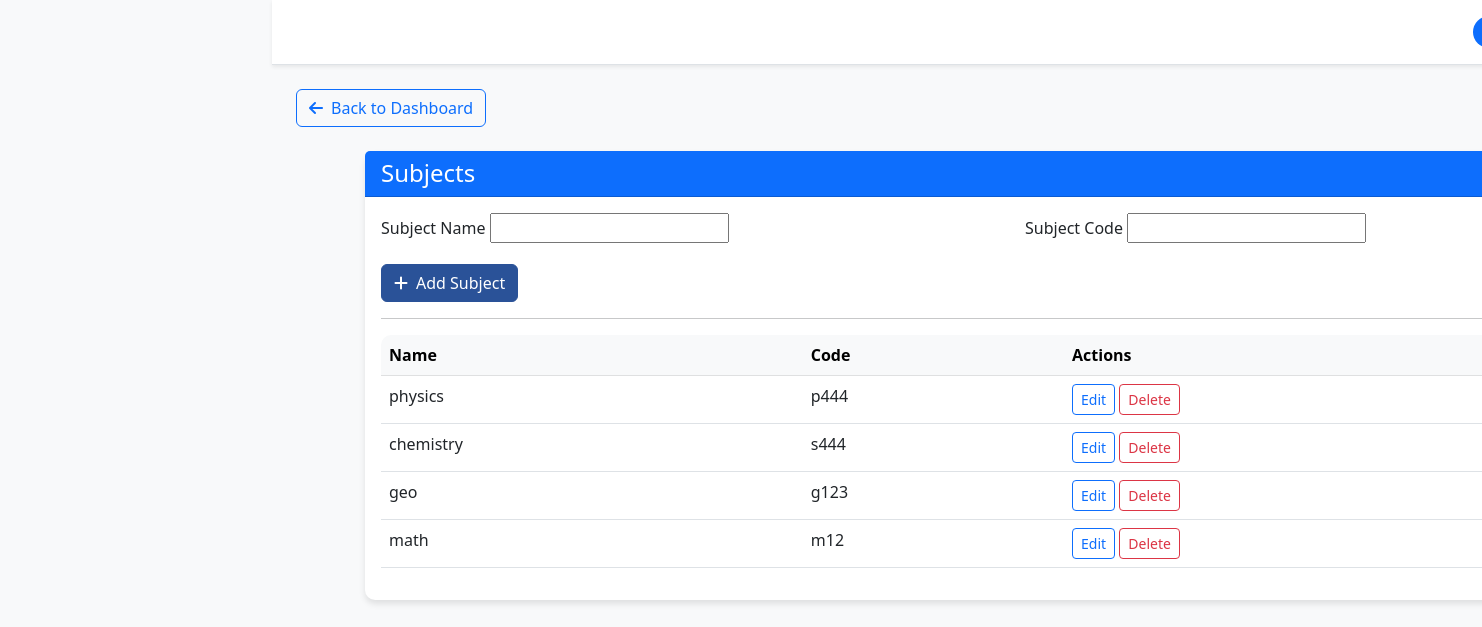
/primary_dashboard/subjects/ (signed in), run on the app's committed database.
### primary_dashboard/models.py (models this page shows, shortened)
class Subject(models.Model):
    name = models.CharField(max_length=50)
    code = models.CharField(max_length=10, unique=True)

### primary_dashboard/views.py (the view)
# urls.py: path('subjects/', subjects_view, name='subjects'),
@login_required
def subjects_view(request):
    teacher = request.user
    if request.method == 'POST':
        form = SubjectForm(request.POST)
        if form.is_valid():
            form.save()
            messages.success(request, 'Subject added successfully!')
            return redirect('primary_dashboard:subjects')
    else:
        form = SubjectForm()
    subjects = Subject.objects.all()
    return render(request, 'primary_dashboard/subjects.html', {'form': form, 'subjects': subjects})

### primary_dashboard/forms.py
class SubjectForm(forms.ModelForm):
    class Meta:
        model = Subject
        fields = ['name', 'code']

### primary_dashboard/context_processors.py (called while the page is built)
def classes_context(request):
    classes = Class.objects.all()
    return {'classes': classes}

def teacher_context(request):
    teachers = User.objects.filter(groups__name='Teachers')
    total_teachers = teachers.count()
    return {
        'teachers': teachers,
        'total_teachers': total_teachers
    }

def unread_notifications(request):
    if not request.user.is_authenticated:
        return {'unread_notifications': 0, 'primary_unread': 0, 'secondary_unread': 0}
    try:
        from .models import Notification as PrimaryNotification
        from secondary_dashboard.models import Notification as SecondaryNotification
        primary_unread = PrimaryNotification.objects.filter(is_active=True).exclude(read_by=request.user).count()
        secondary_unread = SecondaryNotification.objects.filter(is_active=True).exclude(read_by=request.user).count()
        total = primary_unread + secondary_unread
    except Exception:
        primary_unread = 0
        secondary_unread = 0
        total = 0
    return {
        'unread_notifications': total,
        'primary_unread': primary_unread,
        'secondary_unread': secondary_unread,
    }

### secondary_dashboard/context_processors.py (called while the page is built)
def secondary_teachers(request):
    teachers = Teacher.objects.filter(school_level='secondary').order_by('first_name', 'last_name')
    return {'secondary_teachers': teachers}

### primary_dashboard/templates/primary_dashboard/subjects.html (shortened to what this page needs)
{% extends 'primary_dashboard/base.html' %}
{% block content %}
<div class="container mt-4">
    <div class="card">
        <div class="card-header bg-primary text-white">
            <h4 class="mb-0">Subjects</h4>
        </div>
        <div class="card-body">
            <form method="post">
                <div class="row mb-3">
                    <div class="col-md-6">
                        <label class="form-label">Subject Name</label>
                        {{ form.name }}
                    </div>
                    <div class="col-md-6">
                        <label class="form-label">Subject Code</label>
                        {{ form.code }}
                    </div>
                </div>
                <button type="submit" class="btn btn-primary">
                    <i class="fas fa-plus me-2"></i>Add Subject
                </button>
            </form>
            <hr>
            <div class="table-responsive">
                <table class="table table-hover">
                    <thead class="table-light">
                        <tr>
                            <th>Name</th>
                            <th>Code</th>
                            <th>Actions</th>
                        </tr>
                    </thead>
                    <tbody>
                        {% for subject in subjects %}
                        <tr>
                            <td>{{ subject.name }}</td>
                            <td>{{ subject.code }}</td>
                            <td>
                                <a href="{% url 'primary_dashboard:edit_subject' subject.id %}" class="btn btn-sm btn-outline-primary">Edit</a>
                                <a href="{% url 'primary_dashboard:delete_subject' subject.id %}" class="btn btn-sm btn-outline-danger">Delete</a>
                            </td>
                        </tr>
                        {% endfor %}
                    </tbody>
                </table>
            </div>
        </div>
    </div>
</div>
{% endblock %}

### base/static/base/primary_dashboard_base.css (style rules this page uses)
body { background-color: #f8f9fa; }
.card { border: none; border-radius: 10px; box-shadow: 0 4px 6px rgba(0, 0, 0, 0.1); transition: transform 0.3s ease; }
.table-responsive { border-radius: 10px; overflow: hidden; }
.btn-primary { background-color: #2a5298; border-color: #2a5298; }

### data on the page
Subject: name "physics", code "p444"
Subject: name "chemistry", code "s444"
Subject: name "geo", code "g123"
Subject: name "math", code "m12"
